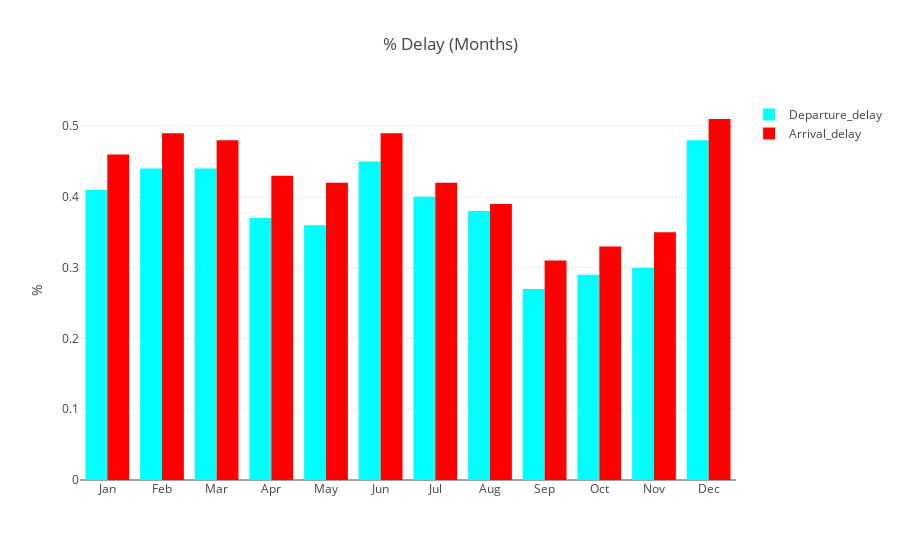

The code cell stored with this chart in its notebook:
### Markdown cell above
**By chart above, Monday until Friday have the similar number of flights and the lowest one is Saturday**

### Code cell
df['dep_delay'] = np.where(df.DepDelay>0,1,0)
df['arr_delay'] = np.where(df.ArrDelay>0,1,0)
dff = df.groupby('Month').dep_delay.mean().round(2)

dff.index = dff.index.map(month)
trace1 = go.Bar(
    x=dff.index,
    y=dff.values,
    name = 'Departure_delay',
    marker = dict(
        color = 'aqua'
    )
)

dff = df.groupby('Month').arr_delay.mean().round(2)
dff.index = dff.index.map(month)

trace2 = go.Bar(
    x=dff.index,
    y=dff.values,
    name='Arrival_delay',
    marker=dict(
        color = 'red'
    )
)

data = [trace1,trace2]
layout = go.Layout(
    title='% Delay (Months)', 
    yaxis = dict(title = '%')
)

fig = go.Figure(data=data, layout=layout)
py.iplot(fig)

### Figure 1 — Plotly figure (JSON) as saved in the notebook; plotly's stock layout.template omitted (floating-point values rounded to 4 significant figures)
{"data": [{"marker": {"color": "aqua"}, "name": "Departure_delay", "type": "bar", "uid": "701e1a46-d4f9-4de9-9c99-f016ed8604ef", "x": ["Jan", "Feb", "Mar", "Apr", "May", "Jun", "Jul", "Aug", "Sep", "Oct", "Nov", "Dec"], "y": [0.41, 0.44, 0.44, 0.37, 0.36, 0.45, 0.4, 0.38, 0.27, 0.29, 0.3, 0.48]}, {"marker": {"color": "red"}, "name": "Arrival_delay", "type": "bar", "uid": "ef8bff46-9c8a-47b1-9021-ada52113d4ae", "x": ["Jan", "Feb", "Mar", "Apr", "May", "Jun", "Jul", "Aug", "Sep", "Oct", "Nov", "Dec"], "y": [0.46, 0.49, 0.48, 0.43, 0.42, 0.49, 0.42, 0.39, 0.31, 0.33, 0.35, 0.51]}], "layout": {"title": {"text": "% Delay (Months)"}, "yaxis": {"title": {"text": "%"}}}}
